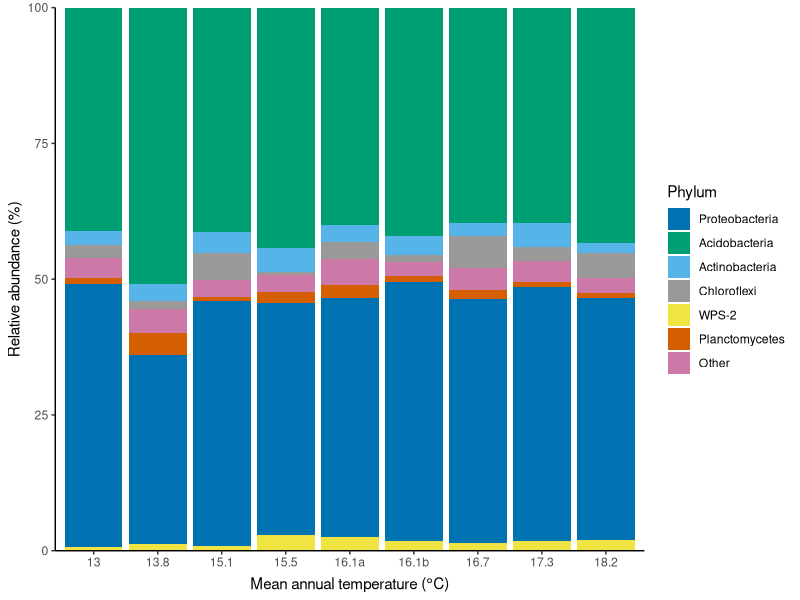

Write the R code that produced this figure.
# Paul Selmants
# March 26, 2015
## MAT bacteria phylum relative abundance ## 

#load required packages
require(tidyr)
require(dplyr)
require(ggplot2)
require(RColorBrewer)
#read phylum relative abundance data into R
data <- read.delim('Site_otu_table_sorted_L2.txt') 
#convert df from 'wide' to 'long' format using tidyr
#add MAT column using dplyr
phyla <- data %>%
	gather(plot, relabun, h1468:w1274) %>% 
	separate(Taxon, into = c('kingdom', 'phylum'), sep = '\\;p__') %>%
	mutate(relabun.pct = relabun*100,
		MAT = rep(c(13.8, 13.0, 18.2, 17.3, 16.7, '16.1b', '16.1a', 15.5, 15.1), each = 36))
#sum phyla with low relabun into 'Other' category
low.phyla <- phyla %>%
	filter(!grepl('Acidobacteria|Actinobacteria|Chloroflexi|Planctomycetes|Proteobacteria|WPS-2',
		phylum)) %>%
	group_by(MAT, plot) %>%
	summarise(relabun.pct = sum(relabun.pct)) %>%
	mutate(phylum = 'Other')
#filter out all but six most abundant phyla 
high.phyla <- phyla %>%
	filter(grepl('Proteobacteria|Acidobacteria|Actinobacteria|Chloroflexi|WPS-2|Planctomycetes',
		phylum)) %>%
	select(MAT, plot, relabun.pct, phylum)
#merge into one df and arrange by MAT
phylumfig <- rbind(high.phyla, low.phyla) %>%
	arrange(MAT, factor(phylum, levels = c('Proteobacteria', 'Acidobacteria', 'Actinobacteria',
		 'Chloroflexi' , 'WPS-2', 'Planctomycetes', 'Other')))
#colorblind-friendly palette for fig
cbPalette <- c("#0072B2", "#009E73", "#56B4E9", "#999999", "#F0E442","#D55E00", "#CC79A7")
#stacked bar chart figure 
p <- ggplot(phylumfig, aes(MAT, relabun.pct, fill = factor(phylum))) + 
	geom_bar(stat="identity") +
	theme_classic() +
	scale_y_continuous(expand = c(0,0)) +
	xlab(expression(paste('Mean annual temperature (', degree, 'C)'))) +
	theme(axis.title.x = element_text(vjust = 0.05)) + #axis title further from x-axis
	ylab("Relative abundance (%)") +
	scale_fill_manual(values = cbPalette, name='Phylum',
		breaks = c('Proteobacteria', 'Acidobacteria', 'Actinobacteria', 'Chloroflexi', 
		'WPS-2', 'Planctomycetes', 'Other'))

#save stacked bar chart as pdf
ggsave("MATphyla.pdf", width = 7, height = 3.5)
